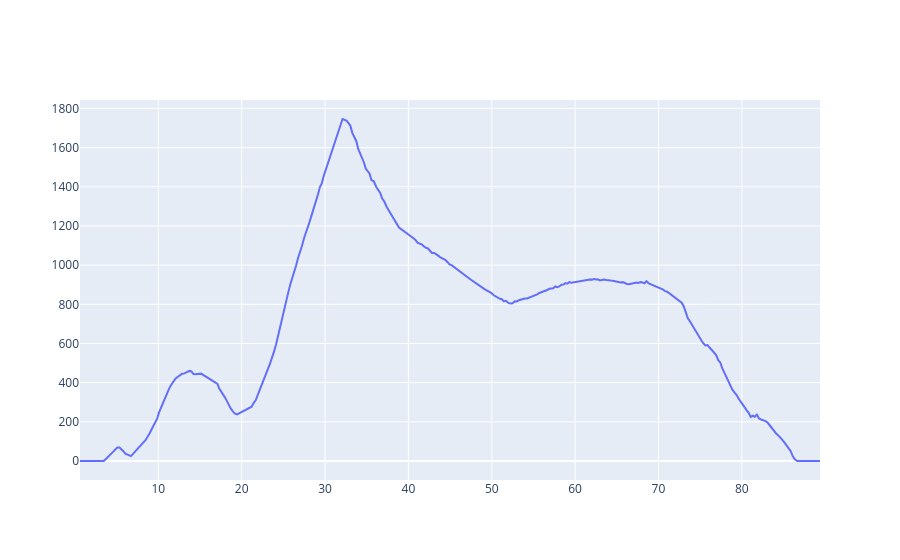
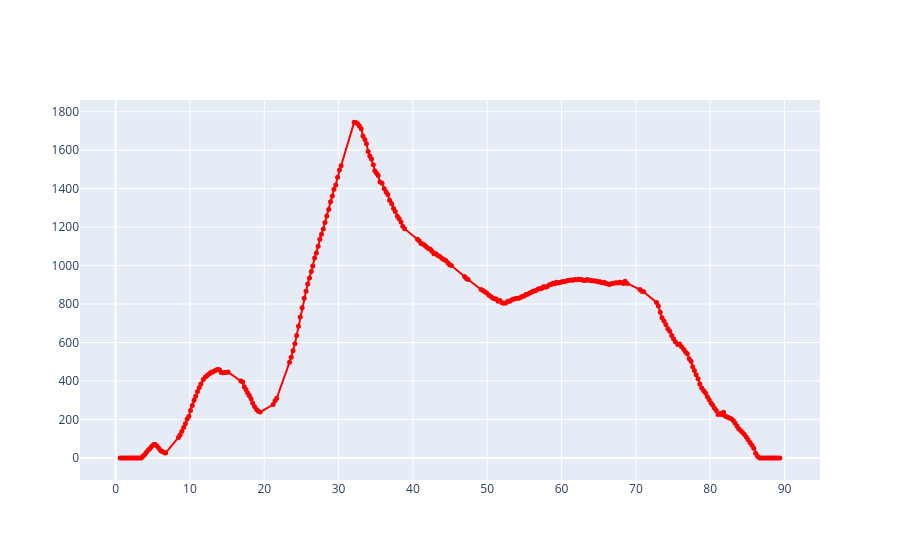

Notebook cell for these charts, in order:
### Code cell
## Signal Visualization
f = decoder.plot_signal_from_id('18DAF218',[0,15,98,0x50,0x22], signal_id='S_18DAF218_BE_3', return_fig=False)

# If return_fig=True, it returns the figure object which can be further customized
# f = decoder.plot_signal_from_id('18DAF218',[0,15,98,0x50,0x22], signal_id='S_18DAF218_BE_3', return_fig=True)
# f['data'][0]['mode'] = 'lines+markers'
# f['data'][0]['marker'] = {'size': 5, 'color': 'red'}
# f.show()

### Figure 1 — Plotly figure (JSON) as saved in the notebook; plotly's stock layout.template omitted (floating-point values rounded to 4 significant figures; data arrays with more than 128 entries replaced by an {"elided": "..."} marker saying what was removed)
{"data": [{"mode": "lines", "name": "S_18DAF218_BE_3", "type": "scatter", "x": {"elided": "303 float values"}, "y": {"elided": "303 float values"}}], "layout": {}}

### Figure 2 — Plotly figure (JSON) as saved in the notebook; plotly's stock layout.template omitted (floating-point values rounded to 4 significant figures; data arrays with more than 128 entries replaced by an {"elided": "..."} marker saying what was removed)
{"data": [{"marker": {"color": "red", "size": 5}, "mode": "lines+markers", "name": "S_18DAF218_BE_3", "type": "scatter", "x": {"elided": "303 float values"}, "y": {"elided": "303 float values"}}], "layout": {}}
